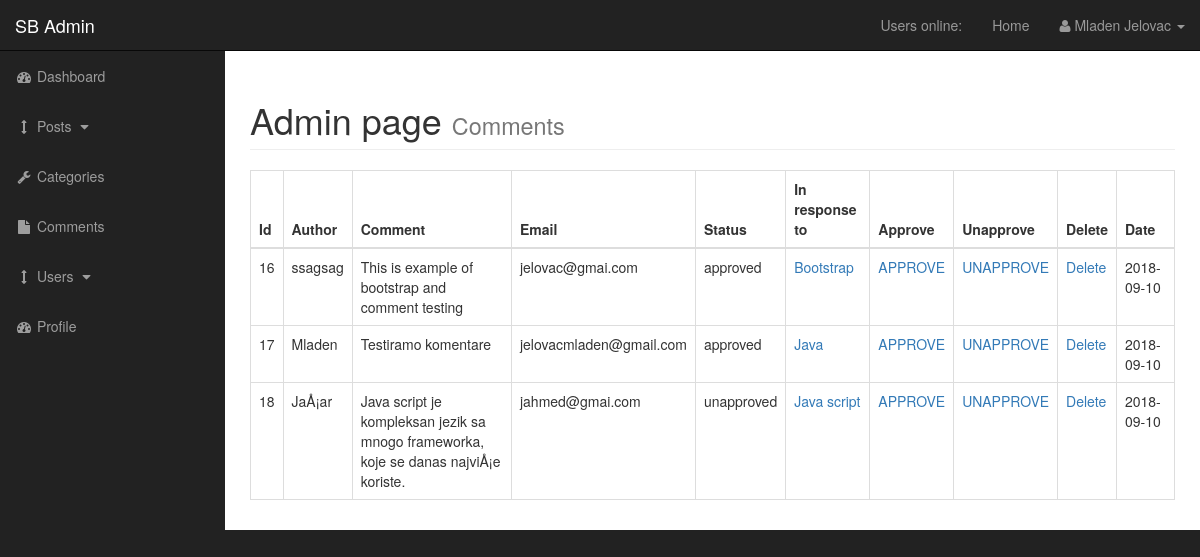
/admin/comments.php (signed in), run on the app's committed database.
### tables this page shows
CREATE TABLE `comments` (
  `comment_id` int(3) NOT NULL,
  `comment_post_id` int(3) NOT NULL,
  `comment_author` varchar(255) NOT NULL,
  `comment_email` varchar(2555) NOT NULL,
  `comment_content` text NOT NULL,
  `comment_status` varchar(255) NOT NULL,
  `comment_date` date NOT NULL,
  `author_image` text NOT NULL
);

CREATE TABLE `posts` (
  `post_id` int(3) NOT NULL,
  `post_category_id` int(3) NOT NULL,
  `post_title` varchar(255) NOT NULL,
  `post_author` varchar(255) NOT NULL,
  `post_user` varchar(255) NOT NULL,
  `post_date` date NOT NULL,
  `post_image` text NOT NULL,
  `post_content` text NOT NULL,
  `post_tags` varchar(255) NOT NULL,
  `post_comment_count` int(11) NOT NULL,
  `post_status` varchar(255) NOT NULL DEFAULT 'draft',
  `post_views` int(11) NOT NULL,
  `likes` int(11) NOT NULL
);

### admin/includes/view-comments.php (the view, shortened to what this page needs)
<table class="table table-bordered table-hover">
                            <thead>
                                    <th>Id</th>
                                    <th>Author</th>
                                    <th>Comment</th>
                                    <th>Email</th>
                                    <th>Status</th>
                                    <th>In response to</th>
                                    <th>Approve</th>
                                    <th>Unapprove</th>
                                    <th>Delete</th>
                                    <th>Date</th>
                            </thead>
                            <tbody>
                              <?php
                                     $query = "select * from comments";
                                     $select = mysqli_query($connection, $query);
                                     while($row = mysqli_fetch_assoc($select)){
                                       $comment_email = $row['comment_email'];
                                       $comment_id = $row['comment_id'];
                                       $comment_author = $row['comment_author'];
                                       $comment_post_id = $row['comment_post_id'];
                                       $comment_status = $row['comment_status'];
                                       $comment_content = $row['comment_content'];
                                       $comment_date = $row['comment_date'];
                                    echo "<tr>";
                                       echo "<td>$comment_id</td>";
                                       echo "<td>$comment_author</td>";
                                       echo "<td>$comment_content</td>";
                                       echo "<td>$comment_email</td>";
                                       echo "<td>$comment_status</td>";
                                           $query2 = "SELECT * FROM posts WHERE post_id = $comment_post_id";
                                          $select2 = mysqli_query($connection, $query2);
                                           while($row = mysqli_fetch_assoc($select2)){
                                           $title = $row['post_title'];
                                           $id = $row['post_id'];
                                        echo "<td><a href='../post.php?p_id=$id'>$title</a></td>";
                                           }
                                        echo "<td><a href='comments.php?approve=$comment_id'>APPROVE</a></td>";
                                        echo "<td><a href='comments.php?unapprove=$comment_id'>UNAPPROVE</a></td>";
                                        echo "<td><a href='comments.php?remove=$comment_id'>Delete</a></td>";
                                        echo "<td>$comment_date</td>";
                                    echo "</tr>";
                                     }
                                ?>
                            </tbody>
                        </table>

### admin/css/sb-admin.css (style rules this page uses)
body { margin-top: 100px; background-color: #222; }
@media (min-width:768px) { body { margin-top: 50px; } }

### data on the page
comments: comment_id "16", comment_author "ssagsag", comment_content "This is example of bootstrap and comment testing", comment_email "jelovac@gmai.com", comment_status "approved", comment_date "2018-09-10"
posts: post_title "Bootstrap"
comments: comment_id "17", comment_author "Mladen", comment_content "Testiramo komentare", comment_email "jelovacmladen@gmail.com", comment_status "approved", comment_date "2018-09-10"
posts: post_title "Java"
comments: comment_id "18", comment_author "JaÅ¡ar", comment_content "Java script je kompleksan jezik sa mnogo frameworka, koje se danas najviÅ¡e koriste.", comment_email "jahmed@gmai.com", comment_status "unapproved", comment_date "2018-09-10"
posts: post_title "Java script"

### other printed values
$_SESSION['firstname'] "Mladen"
$_SESSION['lastname'] "Jelovac"
